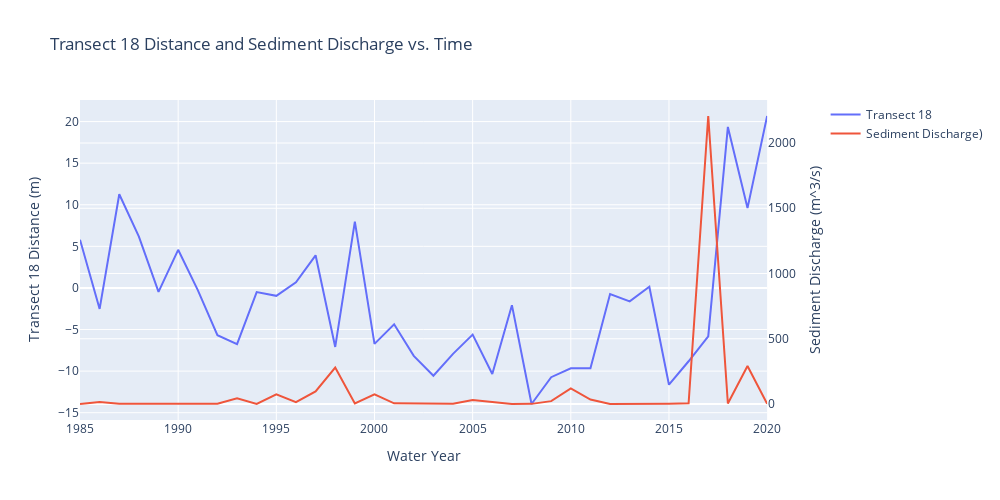

Notebook source saved alongside this figure:
### Code cell
import plotly.graph_objects as go
from plotly.subplots import make_subplots

# Create figure with secondary y-axis
fig = make_subplots(specs=[[{"secondary_y": True}]])

# Add traces
fig.add_trace(
    go.Scatter(x=[1985,1986,1987,1988,1989,1990,1991,1992,1993,1994,1995,1996,1997,1998,1999,2000,2001,2002,2003,2004,2005,2006,2007,2008,2009,2010,2011,2012,2013,2014,2015,2016,2017,2018,2019,2020], 
               y=[5.800633135,-2.525792215,11.26297939,6.162470135,-0.4692219648,4.582740585,-0.2661578148,-5.687038715,-6.751223965,-0.4966542148,-0.9489800648,0.6815031352,3.924888985,-7.094181465,7.979817785,-6.722135015,-4.376693715,-8.170934715,-10.55158526,-7.920103015,-5.608041415,-10.34584811,-2.071342315,-13.95305141,-10.72921181,-9.661114915,-9.654031415,-0.7335888148,-1.616565415,0.1368180852,-11.63018336,-8.815136615,-5.823675415,19.35494249,9.596058585,20.66942109], 
               name="Transect 18"),
    secondary_y=False,
)

fig.add_trace(
    go.Scatter(x=[1985,1986,1987,1988,1989,1990,1991,1992,1993,1994,1995,1996,1997,1998,1999,2000,2001,2002,2003,2004,2005,2006,2007,2008,2009,2010,2011,2012,2013,2014,2015,2016,2017,2018,2019,2020], 
               y=[0.7,14.6,1.4,0.7,0.7,0.3,1.8,2.1,43.0,0.8,73.7,14.5,96.9,278.8,3.6,73.2,5.0,2.9,2.4,2.6,31.2,15.9,0.2,1.0,22.1,120.3,34.2,0.6,0.0,0.1,1.8,5.4,2207.2,4.2,291.6,1.7], 
               name="Sediment Discharge)"),
    secondary_y=True,
)

# Add figure title
fig.update_layout(
    title_text="Transect 18 Distance and Sediment Discharge vs. Time",
    width=1000, height=500
)

# Set x-axis title
fig.update_xaxes(title_text="Water Year")

# Set y-axes titles
fig.update_yaxes(title_text="Transect 18 Distance (m)", secondary_y=False)
fig.update_yaxes(title_text="Sediment Discharge (m^3/s)", secondary_y=True)

fig.show()
#fig.write_image("images/fig4.jpeg")
